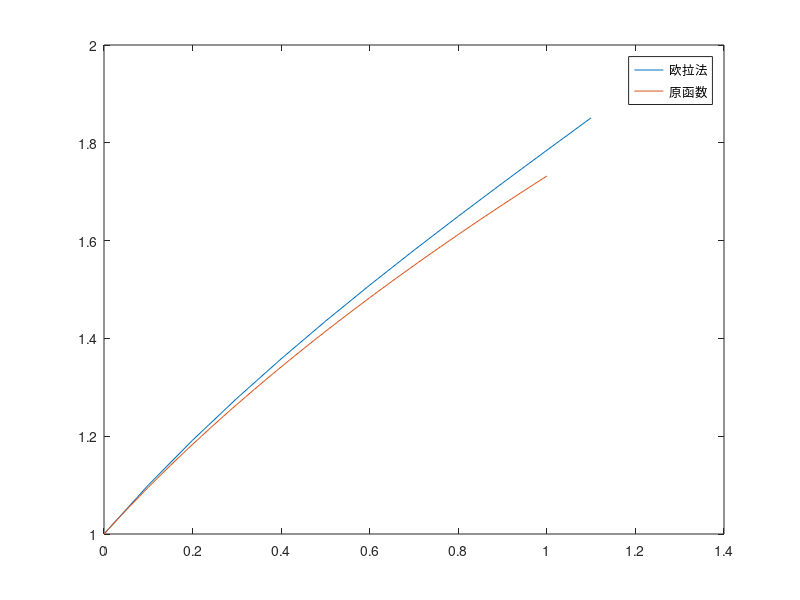

The MATLAB source for this figure:
xi=0;
yi=1;
h=0.1;
y=[yi];
x=[xi];
while xi<1
    yd=yi-2*xi/yi;
    x=[x,xi+h];
    y=[y,yi+h*yd];
    xi=xi+h;
    yi=yi+h*yd;
end
plot(x,y);
hold on;
xx=0:0.01:1;
yy=(1+2*xx).^(1/2);
plot(xx,yy);
hold on;
legend('欧拉法','原函数');